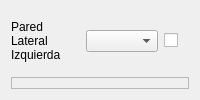
                 <widget class="QFrame" name="frParedIzquierda">
                  <property name="frameShape">
                   <enum>QFrame::NoFrame</enum>
                  </property>
                  <layout class="QVBoxLayout" name="verticalLayout_14">
                   <item>
                    <widget class="QFrame" name="pdIzquierda">
                     <property name="sizePolicy">
                      <sizepolicy hsizetype="Expanding" vsizetype="Fixed">
                       <horstretch>0</horstretch>
                       <verstretch>0</verstretch>
                      </sizepolicy>
                     </property>
                     <property name="frameShape">
                      <enum>QFrame::NoFrame</enum>
                     </property>
                     <layout class="QHBoxLayout" name="horizontalLayout_7" stretch="1,1,1">
                      <property name="leftMargin">
                       <number>0</number>
                      </property>
                      <property name="rightMargin">
                       <number>0</number>
                      </property>
                      <item>
                       <widget class="QLabel" name="label_10">
                        <property name="maximumSize">
                         <size>
                          <width>100</width>
                          <height>16777215</height>
                         </size>
                        </property>
                        <property name="text">
                         <string>Pared Lateral Izquierda</string>
                        </property>
                        <property name="wordWrap">
                         <bool>true</bool>
                        </property>
                       </widget>
                      </item>
                      <item>
                       <widget class="QComboBox" name="cbpdIzq">
                        <property name="maximumSize">
                         <size>
                          <width>250</width>
                          <height>16777215</height>
                         </size>
                        </property>
                       </widget>
                      </item>
                      <item>
                       <widget class="QCheckBox" name="checkPdIzq">
                        <property name="maximumSize">
                         <size>
                          <width>25</width>
                          <height>25</height>
                         </size>
                        </property>
                        <property name="toolTip">
                         <string>Activa si hay objetos en esta superficie</string>
                        </property>
                        <property name="text">
                         <string/>
                        </property>
                        <property name="checkable">
                         <bool>true</bool>
                        </property>
                        <property name="checked">
                         <bool>false</bool>
                        </property>
                        <property name="autoRepeat">
                         <bool>false</bool>
                        </property>
                        <property name="autoExclusive">
                         <bool>false</bool>
                        </property>
                       </widget>
                      </item>
                     </layout>
                    </widget>
                   </item>
                   <item>
                    <widget class="QFrame" name="contObjIzq">
                     <property name="frameShape">
                      <enum>QFrame::StyledPanel</enum>
                     </property>
                     <property name="frameShadow">
                      <enum>QFrame::Raised</enum>
                     </property>
                     <layout class="QVBoxLayout" name="verticalLayout_5">
                      <property name="spacing">
                       <number>0</number>
                      </property>
                      <property name="leftMargin">
                       <number>0</number>
                      </property>
                      <property name="topMargin">
                       <number>0</number>
                      </property>
                      <property name="rightMargin">
                       <number>0</number>
                      </property>
                      <property name="bottomMargin">
                       <number>0</number>
                      </property>
                      <item>
                       <widget class="QFrame" name="objetoPdIzq">
                        <property name="sizePolicy">
                         <sizepolicy hsizetype="Preferred" vsizetype="MinimumExpanding">
                          <horstretch>0</horstretch>
                          <verstretch>0</verstretch>
                         </sizepolicy>
                        </property>
                        <property name="styleSheet">
                         <string notr="true"/>
                        </property>
                        <property name="frameShape">
                         <enum>QFrame::NoFrame</enum>
                        </property>
                        <layout class="QHBoxLayout" name="horizontalLayout_14">
                         <property name="spacing">
                          <number>6</number>
                         </property>
                         <property name="leftMargin">
                          <number>30</number>
                         </property>
                         <property name="topMargin">
                          <number>0</number>
                         </property>
                         <property name="rightMargin">
                          <number>0</number>
                         </property>
                        </layout>
                       </widget>
                      </item>
                     </layout>
                    </widget>
                   </item>
                  </layout>
                 </widget>
